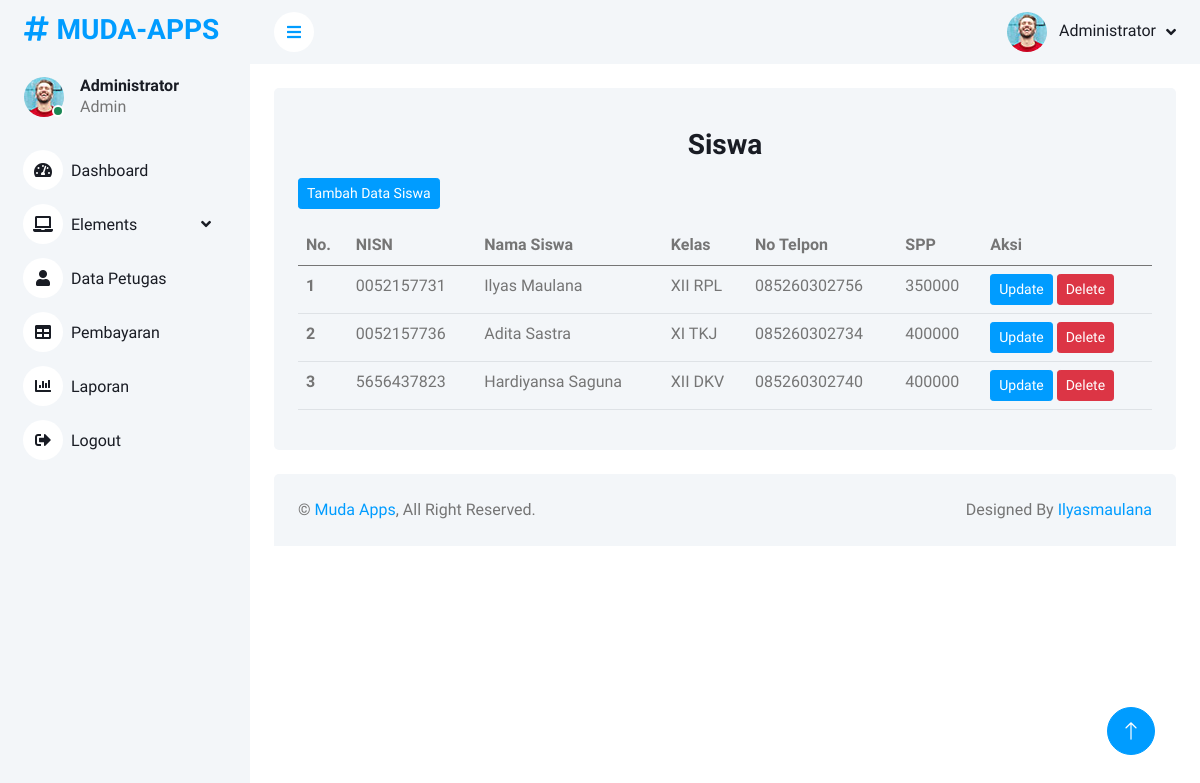
/index.php/siswa, run on the app's committed database.
### tables this page shows
CREATE TABLE `siswa` (
  `nisn` varchar(10) NOT NULL,
  `nis` varchar(8) NOT NULL,
  `nama` varchar(35) NOT NULL,
  `id_kelas` int(11) NOT NULL,
  `alamat` text NOT NULL,
  `no_telp` varchar(13) NOT NULL,
  `id_spp` int(11) NOT NULL
);

CREATE TABLE `kelas` (
  `id_kelas` int(11) NOT NULL,
  `nama_kelas` varchar(10) NOT NULL,
  `kompetensi_keahlian` varchar(50) NOT NULL
);

CREATE TABLE `spp` (
  `id_spp` int(11) NOT NULL,
  `tahun` int(11) NOT NULL,
  `nominal` int(11) NOT NULL
);

### application/controllers/Siswa.php (called while the page is built, shortened)
<?php
class Siswa extends CI_Controller
{
  public function __construct()
  {
    $this->load->model('Siswa_model', 'smd');
  }
  public function index()
  {
    $data['title'] = "Siswa Page";
    $data['siswa'] = $this->smd->getAllSiswa();
    $this->load->view('templates/sidebar');
    $this->load->view('templates/navbar');
    $this->load->view('siswa/index', $data);
    $this->load->view('templates/footer');
  }
}

### index.php (called while the page is built, shortened)
<?php
require_once BASEPATH.'core/CodeIgniter.php';

### application/models/Siswa_model.php (called while the page is built, shortened)
<?php
class Siswa_model extends CI_Model
{
  public function getAllSiswa()
  {
    $this->db->select('*');
    $this->db->from('siswa');
    $this->db->join('kelas', 'siswa.id_kelas = kelas.id_kelas');
    $this->db->join('spp', 'siswa.id_spp = spp.id_spp');
    return $this->db->get()->result_array();
  }
}

### application/views/siswa/index.php (the view, shortened to what this page needs)
<div class="container-fluid pt-4 px-4">
  <div class="bg-light rounded p-4">
    <div class="col-md text-center">
      <h3 class="my-3">Siswa</h3>
    </div>
    <a href="<?= base_url('siswa/addSiswa') ?>" class="btn btn-sm btn-primary">Tambah Data Siswa</a>
    <table class="table table-hover my-3">
      <thead>
        <tr>
          <th scope="col">No.</th>
          <th scope="col">NISN</th>
          <th scope="col">Nama Siswa</th>
          <th scope="col">Kelas</th>
          <th scope="col">No Telpon</th>
          <th scope="col">SPP</th>
          <th scope="col">Aksi</th>
        </tr>
      </thead>
      <tbody>
        <?php $no = 1;
        foreach ($siswa as $s) : ?>
          <tr>
            <th scope="row"><?= $no; ?></th>
            <td><?= $s['nisn'] ?></td>
            <td><?= $s['nama'] ?></td>
            <td><?= $s['nama_kelas'] ?></td>
            <td><?= $s['no_telp'] ?></td>
            <td><?= $s['nominal'] ?></td>
            <td>
              <a href="<?= base_url('siswa/updateSiswa/') . $s['nisn'] ?>" class="btn btn-sm btn-primary">Update</a>
              <a href="<?= base_url('siswa/deleteSiswa/') . $s['nisn'] ?>" class="btn btn-sm btn-danger" onclick="return confirm('Yakin ingin menghapus data ini?');">Delete</a>
            </td>
          </tr>
        <?php $no++;
        endforeach; ?>
      </tbody>
    </table>
  </div>
</div>

### application/views/templates/sidebar.php (shortened to what this page needs)
<!DOCTYPE html>
<html lang="en">
<head>
  <link href="https://cdnjs.cloudflare.com/ajax/libs/font-awesome/5.10.0/css/all.min.css" rel="stylesheet">
  <link href="https://cdn.jsdelivr.net/npm/bootstrap-icons@1.4.1/font/bootstrap-icons.css" rel="stylesheet">
  <link href="<?= base_url('assets/lib/owlcarousel/assets/owl.carousel.min.css')?>" rel="stylesheet">
  <link href="<?= base_url('assets/lib/tempusdominus/css/tempusdominus-bootstrap-4.min.css') ?>" rel="stylesheet" />
  <link href="<?= base_url('assets/css/bootstrap.min.css'); ?>" rel="stylesheet">
  <link href="<?= base_url('assets/css/style.css'); ?>" rel="stylesheet">
</head>
<body>
  <div class="container-xxl position-relative bg-white d-flex p-0">
    <div class="sidebar pe-4 pb-3">
      <nav class="navbar bg-light navbar-light">
        <a href="<?= base_url(''); ?>" class="navbar-brand mx-4 mb-3">
          <h3 class="text-primary"><i class="fa fa-hashtag me-2"></i>MUDA-APPS</h3>
        </a>
        <div class="d-flex align-items-center ms-4 mb-4">
          <div class="position-relative">
            <img class="rounded-circle" src="<?= base_url('assets/img/user.jpg'); ?>" alt="" style="width: 40px; height: 40px;">
            <div class="bg-success rounded-circle border border-2 border-white position-absolute end-0 bottom-0 p-1"></div>
          </div>
          <div class="ms-3">
            <h6 class="mb-0">Administrator</h6>
            <span>Admin</span>
          </div>
        </div>
        <div class="navbar-nav w-100">
          <a href="index.html" class="nav-item nav-link"><i class="fa fa-tachometer-alt me-2"></i>Dashboard</a>
          <div class="nav-item dropdown">
            <a href="#" class="nav-link dropdown-toggle" data-bs-toggle="dropdown"><i class="fa fa-laptop me-2"></i>Elements</a>
          </div>
          <a href="<?= base_url('petugas') ?>" class="nav-item nav-link"><i class="fa fa-user me-2"></i>Data Petugas</a>
          <a href="<?= base_url('pembayaran') ?>" class="nav-item nav-link"><i class="fa fa-table me-2"></i>Pembayaran</a>
          <a href="#" class="nav-item nav-link"><i class="fa fa-chart-bar me-2"></i>Laporan</a>
          <a href="#" class="nav-item nav-link"><i class="fa fa-sign-out-alt me-2"></i>Logout</a>
        </div>
      </nav>
    </div>

### application/views/templates/navbar.php (shortened to what this page needs)
<div class="content">
  <nav class="navbar navbar-expand bg-light navbar-light sticky-top px-4 py-0">
    <a href="#" class="sidebar-toggler flex-shrink-0">
      <i class="fa fa-bars"></i>
    </a>
    <div class="navbar-nav align-items-center ms-auto">
      <div class="nav-item dropdown">
        <a href="#" class="nav-link dropdown-toggle" data-bs-toggle="dropdown">
          <img class="rounded-circle me-lg-2" src="<?= base_url('assets/img/user.jpg'); ?>" alt="" style="width: 40px; height: 40px;">
          <span class="d-none d-lg-inline-flex">Administrator</span>
        </a>
      </div>
    </div>
  </nav>

### application/views/templates/footer.php (shortened to what this page needs)
<div class="container-fluid pt-4 px-4">
  <div class="bg-light rounded-top p-4">
    <div class="row">
      <div class="col-12 col-sm-6 text-center text-sm-start">
        &copy; <a href="#">Muda Apps</a>, All Right Reserved.
      </div>
      <div class="col-12 col-sm-6 text-center text-sm-end">
        Designed By <a href="https://instagram.com/ilyasmaulan_a" target="_blank">Ilyasmaulana</a>
      </div>
    </div>
  </div>
</div>
</div>
<a href="#" class="btn btn-lg btn-primary btn-lg-square back-to-top"><i class="bi bi-arrow-up"></i></a>
</div>
</body>
</html>

### assets/css/style.css (style rules this page uses)
:root { --primary: #009CFF; --light: #F3F6F9; --dark: #191C24; }
.back-to-top { position: fixed; display: none; right: 45px; bottom: 45px; z-index: 99; }
.btn { transition: .5s; }
.btn.btn-primary { color: #FFFFFF; }
.btn-lg-square { width: 48px; height: 48px; }
.btn-square, .btn-sm-square, .btn-lg-square { padding: 0; display: inline-flex; align-items: center; justify-content: center; font-weight: normal; border-radius: 50px; }
.sidebar { position: fixed; top: 0; left: 0; bottom: 0; width: 250px; height: 100vh; overflow-y: auto; background: var(--light); transition: 0.5s; z-index: 999; }
.content { margin-left: 250px; min-height: 100vh; background: #FFFFFF; transition: 0.5s; }
@media (min-width: 992px) { .sidebar { margin-left: 0; } }
@media (min-width: 992px) { .content { width: calc(100% - 250px); } }
.sidebar .navbar .navbar-nav .nav-link { padding: 7px 20px; color: var(--dark); font-weight: 500; border-left: 3px solid var(--light); border-radius: 0 30px 30px 0; outline: none; }
.sidebar .navbar .navbar-nav .nav-link i { width: 40px; height: 40px; display: inline-flex; align-items: center; justify-content: center; background: #FFFFFF; border-radius: 40px; }
.sidebar .navbar .dropdown-toggle::after { position: absolute; top: 15px; right: 15px; border: none; content: "\f107"; font-family: "Font Awesome 5 Free"; font-weight: 900; transition: .5s; }
.content .navbar .navbar-nav .nav-link { margin-left: 25px; padding: 12px 0; color: var(--dark); outline: none; }
.content .navbar .sidebar-toggler, .content .navbar .navbar-nav .nav-link i { width: 40px; height: 40px; display: inline-flex; align-items: center; justify-content: center; background: #FFFFFF; border-radius: 40px; }
.content .navbar .dropdown-toggle::after { margin-left: 6px; vertical-align: middle; border: none; content: "\f107"; font-family: "Font Awesome 5 Free"; font-weight: 900; transition: .5s; }

### data on the page
siswa: nisn "0052157731", nama "Ilyas Maulana", id_kelas.nama_kelas "XII RPL", no_telp "085260302756", id_spp.nominal "350000"
siswa: nisn "0052157736", nama "Adita Sastra", id_kelas.nama_kelas "XI TKJ", no_telp "085260302734", id_spp.nominal "400000"
siswa: nisn "5656437823", nama "Hardiyansa Saguna", id_kelas.nama_kelas "XII DKV", no_telp "085260302740", id_spp.nominal "400000"
